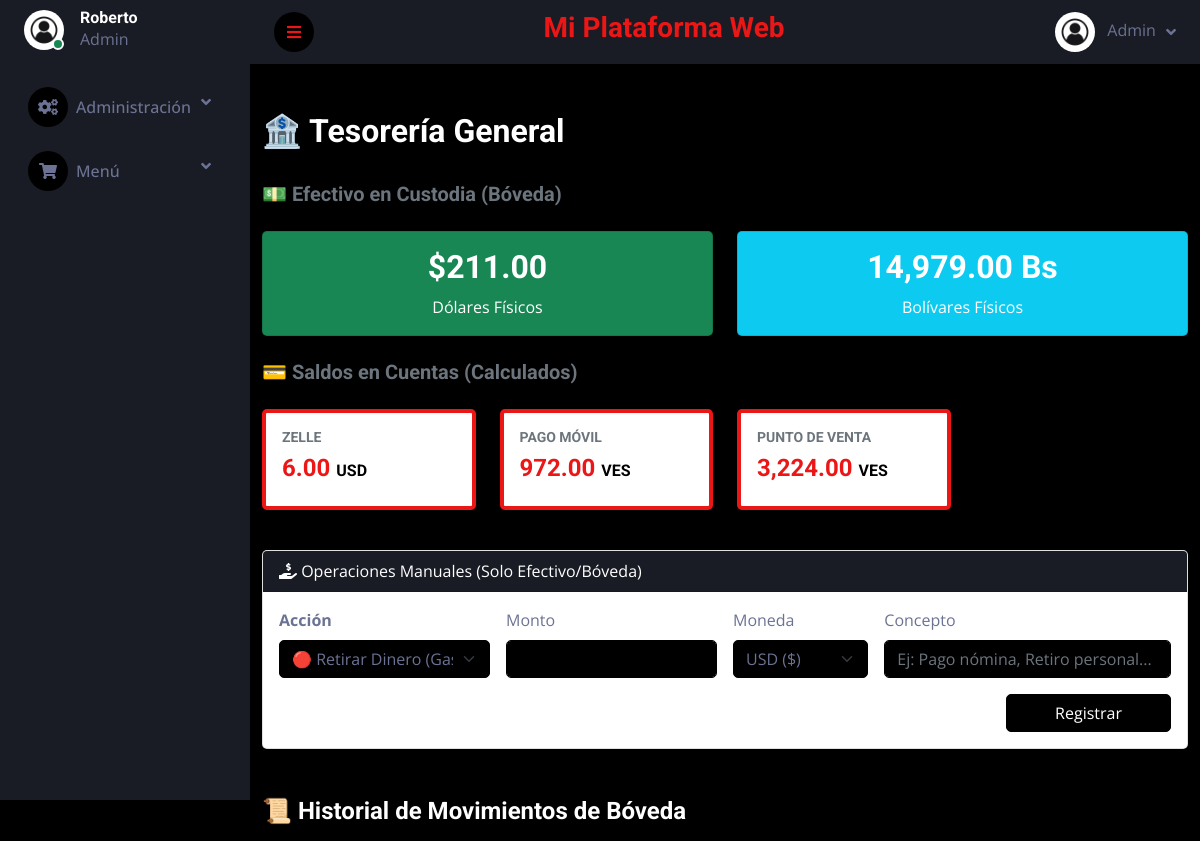
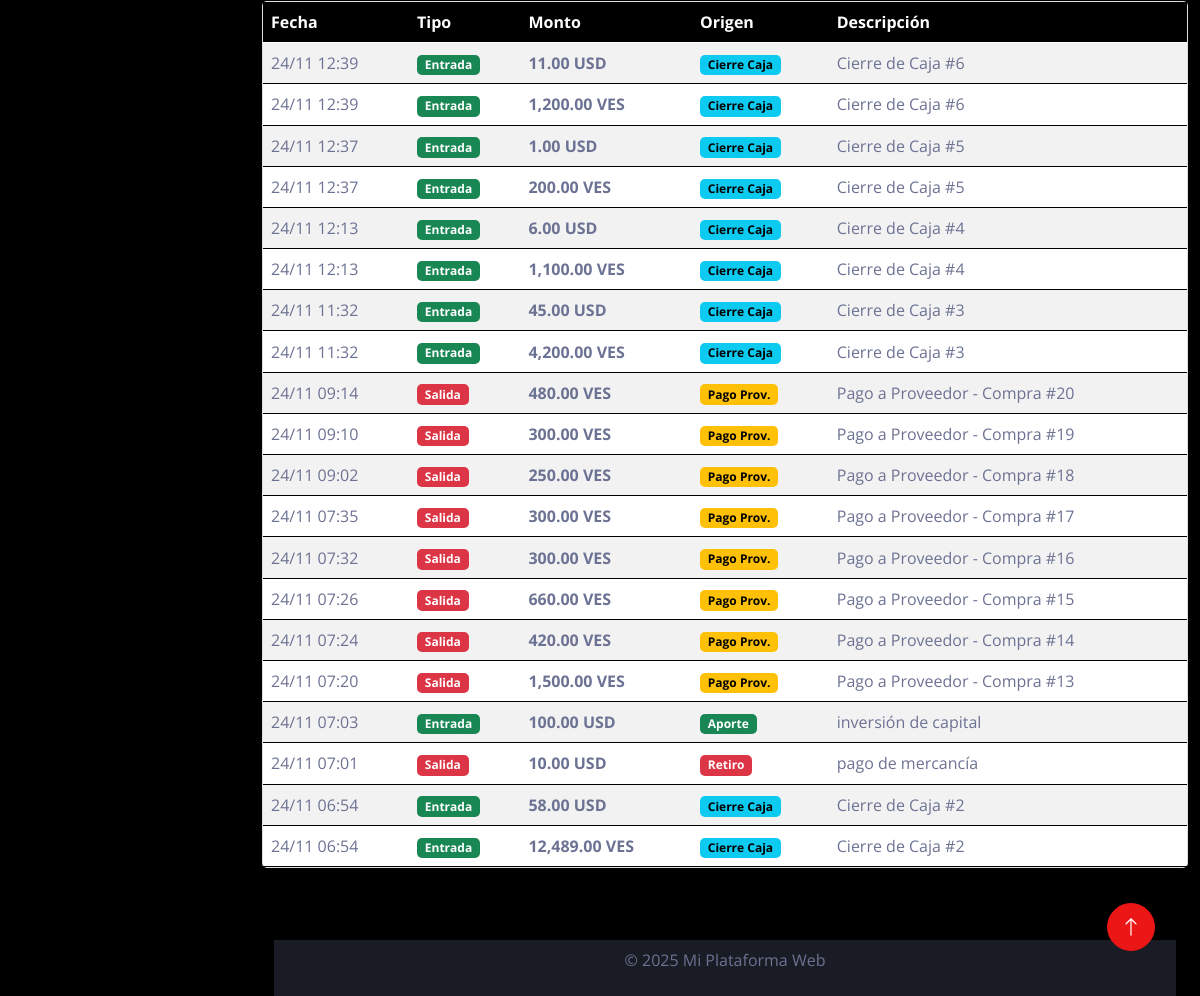
Before: /admin/caja_chica.php (signed in) with the older database file (2 pictures, top to bottom).
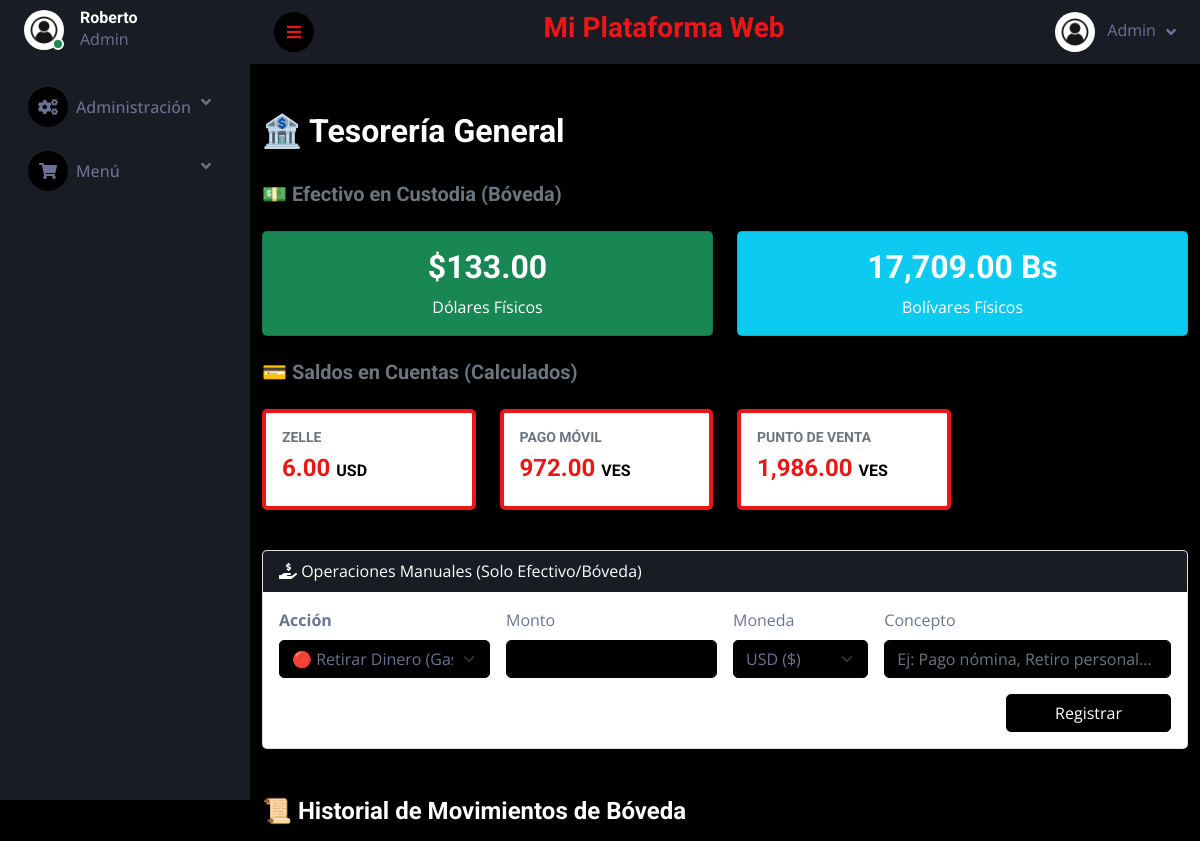
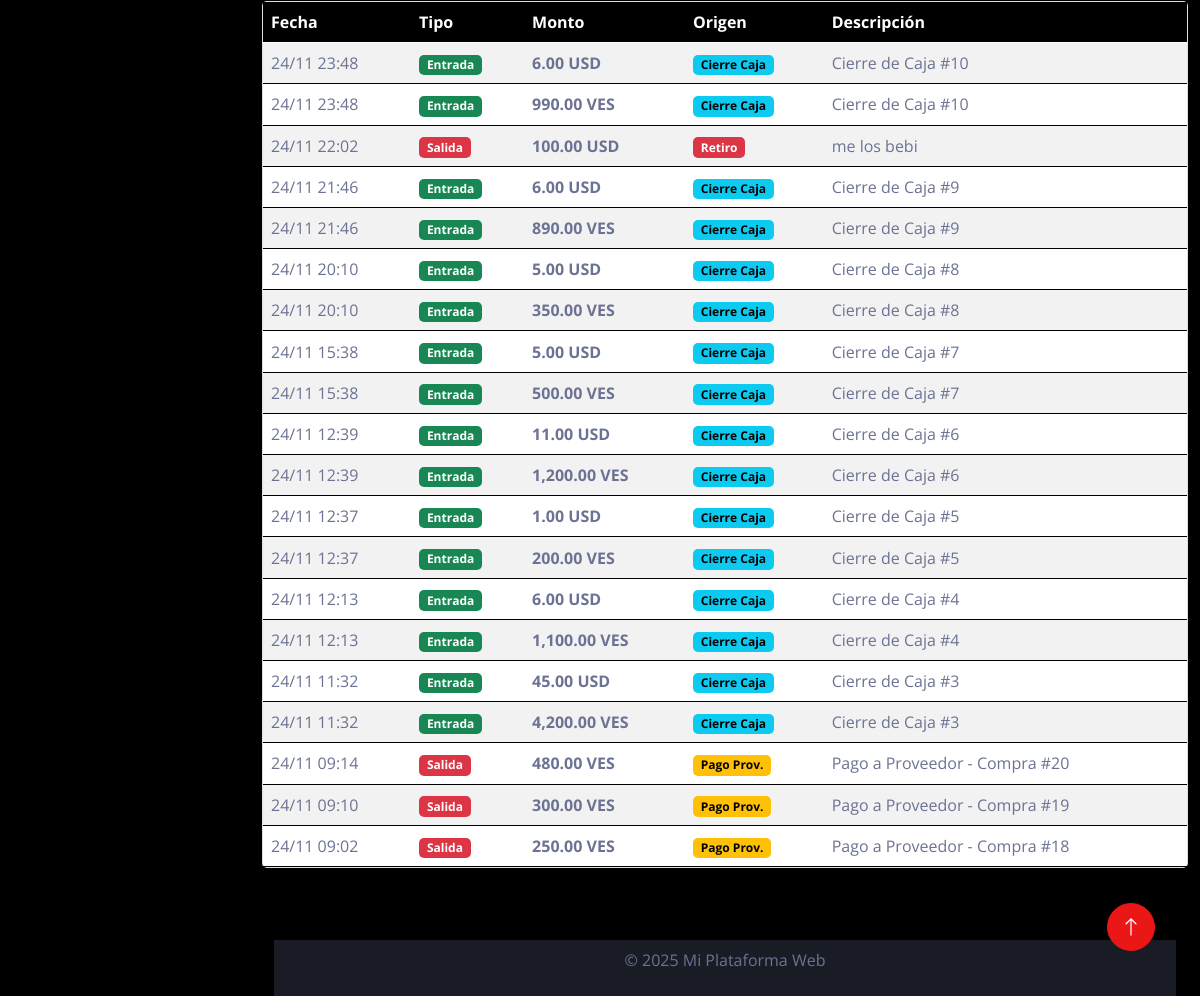
After: the same page with the newer database file (2 pictures, top to bottom).
### tables this page shows
CREATE TABLE `company_vault` (
  `id` int(11) NOT NULL,
  `balance_usd` decimal(12,2) DEFAULT 0.00,
  `balance_ves` decimal(12,2) DEFAULT 0.00,
  `last_updated` timestamp NULL DEFAULT current_timestamp() ON UPDATE current_timestamp()
);

CREATE TABLE `vault_movements` (
  `id` int(11) NOT NULL,
  `type` enum('deposit','withdrawal') NOT NULL,
  `origin` enum('session_close','manual_deposit','supplier_payment','owner_withdrawal') NOT NULL,
  `amount` decimal(12,2) NOT NULL,
  `currency` enum('USD','VES') NOT NULL,
  `description` text DEFAULT NULL,
  `reference_id` int(11) DEFAULT NULL,
  `created_by` int(11) NOT NULL,
  `created_at` timestamp NULL DEFAULT current_timestamp()
);

### templates/autoload.php (called while the page is built, shortened)
<?php
$db = Database::getConnection();
require_once '../funciones/VaultManager.php';
$vaultManager = new VaultManager($db);

### funciones/VaultManager.php (called while the page is built, shortened)
<?php
class VaultManager {
    private $db;
    public function __construct($db) {
        $this->db = $db;
    }
    public function getBalance() {
        $stmt = $this->db->query("SELECT * FROM company_vault WHERE id = 1");
        return $stmt->fetch(PDO::FETCH_ASSOC);
    }
}
?>

### admin/caja_chica.php (the view, shortened to what the changed rows need)
<?php
require_once '../templates/autoload.php';
$balanceVault = $vaultManager->getBalance();
$sqlBalances = "SELECT pm.name, pm.type, pm.currency,
                SUM(CASE WHEN t.type = 'income' THEN t.amount ELSE -t.amount END) as total_balance
                FROM payment_methods pm
                LEFT JOIN transactions t ON pm.id = t.payment_method_id
                GROUP BY pm.id, pm.name, pm.type, pm.currency
                HAVING total_balance != 0";
$stmt = $db->query($sqlBalances);
$globalBalances = $stmt->fetchAll(PDO::FETCH_ASSOC);
$stmtMovements = $db->query("SELECT * FROM vault_movements ORDER BY created_at DESC LIMIT 20");
$movements = $stmtMovements->fetchAll(PDO::FETCH_ASSOC);
require_once '../templates/header.php';
?>
<div class="container mt-5 mb-5">
    <div class="d-flex justify-content-between align-items-center mb-4">
        <h2>🏦 Tesorería General</h2>
    </div>
    <div class="row mb-4">
        <div class="col-md-6">
            <div class="card bg-success text-white text-center shadow">
                <div class="card-body">
                    <h2 class="fw-bold">$<?= number_format($balanceVault['balance_usd'], 2) ?></h2>
                    <p class="mb-0">Dólares Físicos</p>
                </div>
            </div>
        </div>
        <div class="col-md-6">
            <div class="card bg-info text-white text-center shadow">
                <div class="card-body">
                    <h2 class="fw-bold"><?= number_format($balanceVault['balance_ves'], 2) ?> Bs</h2>
                    <p class="mb-0">Bolívares Físicos</p>
                </div>
            </div>
        </div>
    </div>
    <div class="row mb-4">
        <?php foreach ($globalBalances as $bal):
            if ($bal['type'] == 'cash') continue;
        ?>
            <div class="col-md-3 mb-3">
                <div class="card border-start border-4 border-primary shadow-sm h-100">
                    <div class="card-body">
                        <h6 class="text-uppercase text-muted small"><?= htmlspecialchars($bal['name']) ?></h6>
                        <h4 class="text-primary fw-bold">
                            <?= number_format($bal['total_balance'], 2) ?>
                            <small class="text-dark fs-6"><?= $bal['currency'] ?></small>
                        </h4>
                    </div>
                </div>
            </div>
        <?php endforeach; ?>
    </div>
    <div class="card shadow-sm">
        <div class="card-body p-0">
            <div class="table-responsive">
                <table class="table table-striped table-hover mb-0 align-middle">
                    <thead class="table-dark">
                        <tr>
                            <th>Fecha</th>
                            <th>Tipo</th>
                            <th>Monto</th>
                            <th>Origen</th>
                            <th>Descripción</th>
                        </tr>
                    </thead>
                    <tbody>
                        <?php if (!empty($movements)): ?>
                            <?php foreach ($movements as $mov): ?>
                                <tr>
                                    <td><?= date('d/m H:i', strtotime($mov['created_at'])) ?></td>
                                    <td>
                                        <span class="badge bg-<?= $mov['type'] == 'deposit' ? 'success' : 'danger' ?>">
                                            <?= $mov['type'] == 'deposit' ? 'Entrada' : 'Salida' ?>
                                        </span>
                                    </td>
                                    <td class="fw-bold">
                                        <?= number_format($mov['amount'], 2) ?> <?= $mov['currency'] ?>
                                    </td>
                                    <td>
                                        <?php
                                            $origenLabel = match($mov['origin']) {
                                                'session_close' => '<span class="badge bg-info text-dark">Cierre Caja</span>',
                                                'supplier_payment' => '<span class="badge bg-warning text-dark">Pago Prov.</span>',
                                                'manual_deposit' => '<span class="badge bg-success">Aporte</span>',
                                                'owner_withdrawal' => '<span class="badge bg-danger">Retiro</span>',
                                                default => $mov['origin']
                                            };
                                            echo $origenLabel;
                                        ?>
                                    </td>
                                    <td><?= htmlspecialchars($mov['description']) ?></td>
                                </tr>
                            <?php endforeach; ?>
                        <?php else: ?>
                            <tr>
                                <td colspan="5" class="text-center text-muted py-4">No hay movimientos registrados aún.</td>
                            </tr>
                        <?php endif; ?>
                    </tbody>
                </table>
            </div>
        </div>
    </div>
</div>
<?php require_once '../templates/footer.php'; ?>

Changed rows visible on the page:
no longer on this page (row unchanged): vault_movements: created_at "24/11 07:35", type "Salida", amount "300.00", currency "VES", origin "Pago Prov.", description "Pago a Proveedor - Compra #17"
no longer on this page (row unchanged): vault_movements: created_at "24/11 07:32", type "Salida", amount "300.00", currency "VES", origin "Pago Prov.", description "Pago a Proveedor - Compra #16"
no longer on this page (row unchanged): vault_movements: created_at "24/11 07:26", type "Salida", amount "660.00", currency "VES", origin "Pago Prov.", description "Pago a Proveedor - Compra #15"
no longer on this page (row unchanged): vault_movements: created_at "24/11 07:24", type "Salida", amount "420.00", currency "VES", origin "Pago Prov.", description "Pago a Proveedor - Compra #14"
no longer on this page (row unchanged): vault_movements: created_at "24/11 07:20", type "Salida", amount "1,500.00", currency "VES", origin "Pago Prov.", description "Pago a Proveedor - Compra #13"
no longer on this page (row unchanged): vault_movements: created_at "24/11 07:03", type "Entrada", amount "100.00", currency "USD", origin "Aporte", description "inversión de capital"
no longer on this page (row unchanged): vault_movements: created_at "24/11 07:01", type "Salida", amount "10.00", currency "USD", origin "Retiro", description "pago de mercancía"
no longer on this page (row unchanged): vault_movements: created_at "24/11 06:54", type "Entrada", amount "58.00", currency "USD", origin "Cierre Caja", description "Cierre de Caja #2"
no longer on this page (row unchanged): vault_movements: created_at "24/11 06:54", type "Entrada", amount "12,489.00", currency "VES", origin "Cierre Caja", description "Cierre de Caja #2"
changed company_vault: balance_usd "211.00" → "133.00"; balance_ves "14,979.00" → "17,709.00"
added vault_movements: created_at "24/11 23:48", type "Entrada", amount "6.00", currency "USD", origin "Cierre Caja", description "Cierre de Caja #10"
added vault_movements: created_at "24/11 23:48", type "Entrada", amount "990.00", currency "VES", origin "Cierre Caja", description "Cierre de Caja #10"
added vault_movements: created_at "24/11 22:02", type "Salida", amount "100.00", currency "USD", origin "Retiro", description "me los bebi"
added vault_movements: created_at "24/11 21:46", type "Entrada", amount "6.00", currency "USD", origin "Cierre Caja", description "Cierre de Caja #9"
added vault_movements: created_at "24/11 21:46", type "Entrada", amount "890.00", currency "VES", origin "Cierre Caja", description "Cierre de Caja #9"
added vault_movements: created_at "24/11 20:10", type "Entrada", amount "5.00", currency "USD", origin "Cierre Caja", description "Cierre de Caja #8"
added vault_movements: created_at "24/11 20:10", type "Entrada", amount "350.00", currency "VES", origin "Cierre Caja", description "Cierre de Caja #8"
added vault_movements: created_at "24/11 15:38", type "Entrada", amount "5.00", currency "USD", origin "Cierre Caja", description "Cierre de Caja #7"
added vault_movements: created_at "24/11 15:38", type "Entrada", amount "500.00", currency "VES", origin "Cierre Caja", description "Cierre de Caja #7"
Other visible differences:
new list line: "PUNTO DE VENTA 1,986.00 VES"
list line gone: "PUNTO DE VENTA 3,224.00 VES"
